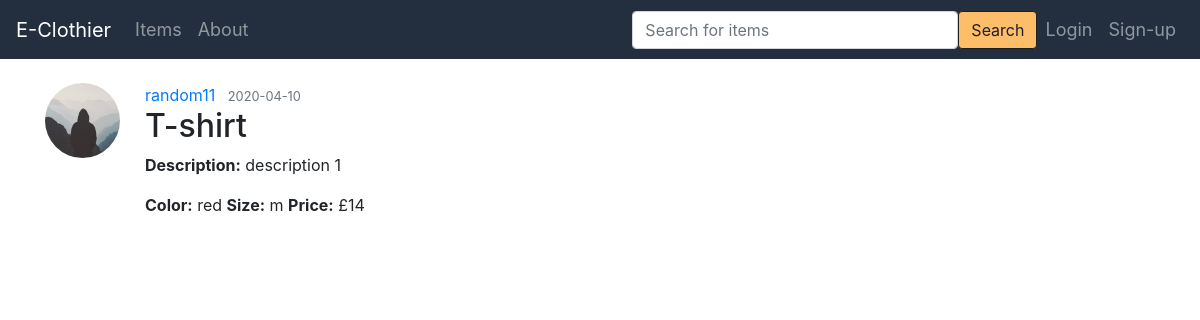
Page /item/1 on the committed database.
### app/models.py (models this page shows, shortened)
class User(UserMixin, db.Model):
    __tablename__ = "user"
    id = db.Column(db.Integer, primary_key=True)
    name = db.Column(db.Text)
    email = db.Column(db.Text, unique=True)
    password = db.Column(db.Text)
    user_type = db.Column(db.String(10), nullable=False)
    items = db.relationship('Item', backref='author', lazy=True)
    __mapper_args__ = {
        "polymorphic_identity": "user",
        "polymorphic_on": user_type
    }

class Item(db.Model):
    id = db.Column(db.Integer, primary_key=True)
    title = db.Column(db.String(100), nullable=False)
    date_created = db.Column(db.DateTime, nullable=False, default=dt.now)
    content = db.Column(db.Text, nullable=False)
    color = db.Column(db.Text)
    size = db.Column(db.Text)
    price = db.Column(db.Integer, nullable=False)
    user_id = db.Column(db.Integer, db.ForeignKey('user.id'), nullable=False)
    __mapper_args__ = {"polymorphic_identity": "item"}

### app/main/routes.py (the view)
@bp_main.route("/item/<int:item_id>")
def item(item_id):
    item = Item.query.get_or_404(item_id)
    return render_template('item.html', title=item.title, item=item)

### app/templates/item.html (shortened to what this page needs)
{% extends "base.html" %}
{% block content %}
  <article class="media content-section">
    <img class="rounded-circle article-img" src="/static/imgs/default.jpg" style="height: 75px; width: 75px; margin-right: 25px;">
    <div class="media-body">
      <div class="article-metadata">
        <a class="mr-2" href="#">{{ item.author.name }}</a>
        <small class="text-muted">{{ item.date_created.strftime('%Y-%m-%d') }}</small>
          <h2 class="article-title">{{ item.title }}</h2>
            <p class="article-content"><b>Description:</b>  {{ item.content }}</p>
            <p class="article-content"><b>Color:</b> {{ item.color }}  <b>Size:</b>  {{ item.size }}   <b>Price:</b>  £{{ item.price }}</p>
      </div>
    </div>
  </article>
{% endblock content %}

### rows in the picture
User: author.name "random11"
Item: date_created "2020-04-10", title "T-shirt", content "description 1", color "red", size "m", price "14"
